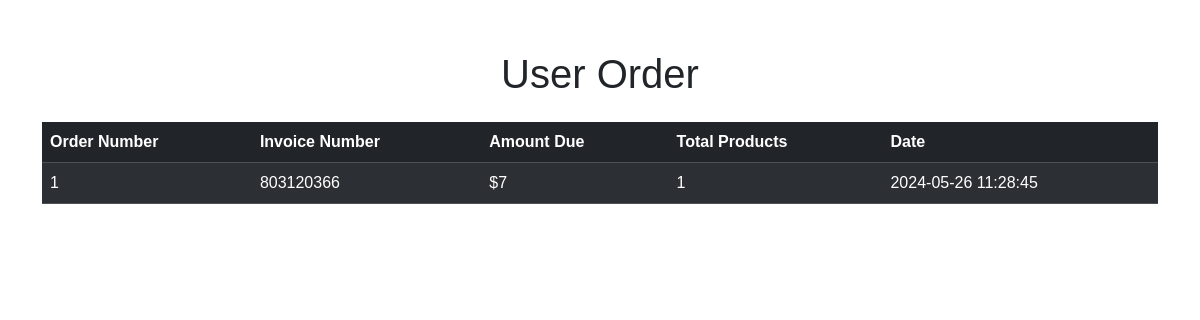
The app's page /d_orders.php (signed in) with its own data.
### tables this page shows
CREATE TABLE `user_orders` (
  `order_id` int(11) NOT NULL,
  `user_id` int(11) NOT NULL,
  `amount_due` int(255) NOT NULL,
  `invoice_product` int(255) NOT NULL,
  `total_products` int(255) NOT NULL,
  `order_date` timestamp NOT NULL DEFAULT current_timestamp() ON UPDATE current_timestamp(),
  `order_status` varchar(255) NOT NULL
);

### d_orders.php (the view, shortened to what this page needs)
<?php
include('Admin-erea/includes/connect.php');
if (isset($_SESSION['username'])) {
    $user_username = $_SESSION['username'];
    $get_user = "SELECT * FROM `user_table` WHERE user_name='$user_username'";
    $result_query = mysqli_query($con, $get_user);
    $row_fetch = mysqli_fetch_assoc($result_query);
    $user_id = $row_fetch['user_id'];
} else {
    echo "Username not found in session.";
    exit;
}
?>
<!DOCTYPE html>
<html lang="en">
<head>
    <link href="https://cdn.jsdelivr.net/npm/bootstrap@5.3.3/dist/css/bootstrap.min.css" rel="stylesheet">
    <link rel="stylesheet" href="https://cdnjs.cloudflare.com/ajax/libs/font-awesome/6.5.1/css/all.min.css">
</head>
<body>
    <div class="container">
        <h1 class="text-center mb-4">User Order</h1>
        <table class="table table-striped table-dark table-responsive">
            <thead>
                <tr>
                    <th>Order Number</th>
                    <th>Invoice Number</th>
                    <th>Amount Due</th>
                    <th>Total Products</th>
                    <th>Date</th>
                </tr>
            </thead>
            <tbody>
                <?php
                $get_user_details = "SELECT * FROM `user_orders` WHERE user_id='$user_id'";
                $result_orders = mysqli_query($con, $get_user_details);
                $number = 1;
                while ($row_data = mysqli_fetch_assoc($result_orders)) {
                    $invoice_product = $row_data['invoice_product'];
                    $total_products = $row_data['total_products'];
                    $order_date = $row_data['order_date'];
                    $amount_due = $row_data['amount_due'];
                    echo "<tr>
                            <td>$number</td>
                            <td>$invoice_product</td>
                            <td>\$$amount_due</td>
                            <td>$total_products</td>
                            <td>$order_date</td>
                          </tr>";
                    $number++;
                }
                ?>
            </tbody>
        </table>
    </div>
   </body>
</html>

### d_orders.php (style rules this page uses)
body { font-family: Arial, sans-serif; }
.container { margin-top: 50px; }
table th, table td { vertical-align: middle; }

### records on screen
user_orders: invoice_product "803120366", amount_due "7", total_products "1", order_date "2024-05-26 11:28:45"
